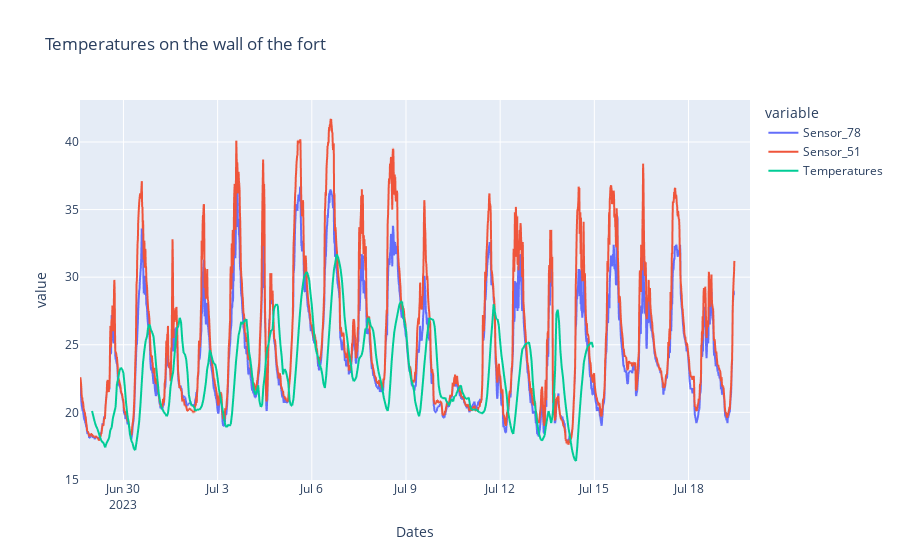

Notebook code cell kept with this figure:
### Code cell
fig1 = px.line(df1, x="Dates", y=df1.columns,
              title='Temperatures on the wall of the fort')
fig1.show()

### Figure 1 — Plotly figure (JSON) as saved in the notebook; plotly's stock layout.template omitted (floating-point values rounded to 4 significant figures; data arrays with more than 128 entries replaced by an {"elided": "..."} marker saying what was removed)
{"data": [{"hovertemplate": "variable=Sensor_78<br>Dates=%{x}<br>value=%{y}<extra></extra>", "legendgroup": "Sensor_78", "line": {"color": "#636efa", "dash": "solid"}, "marker": {"symbol": "circle"}, "mode": "lines", "name": "Sensor_78", "showlegend": true, "type": "scattergl", "x": {"elided": "2506 str values"}, "xaxis": "x", "y": {"elided": "2506 float values"}, "yaxis": "y"}, {"hovertemplate": "variable=Sensor_51<br>Dates=%{x}<br>value=%{y}<extra></extra>", "legendgroup": "Sensor_51", "line": {"color": "#EF553B", "dash": "solid"}, "marker": {"symbol": "circle"}, "mode": "lines", "name": "Sensor_51", "showlegend": true, "type": "scattergl", "x": {"elided": "2506 str values"}, "xaxis": "x", "y": {"elided": "2506 float values"}, "yaxis": "y"}, {"hovertemplate": "variable=Temperatures<br>Dates=%{x}<br>value=%{y}<extra></extra>", "legendgroup": "Temperatures", "line": {"color": "#00cc96", "dash": "solid"}, "marker": {"symbol": "circle"}, "mode": "lines", "name": "Temperatures", "showlegend": true, "type": "scattergl", "x": {"elided": "2506 str values"}, "xaxis": "x", "y": {"elided": "2506 float values"}, "yaxis": "y"}], "layout": {"legend": {"title": {"text": "variable"}, "tracegroupgap": 0}, "title": {"text": "Temperatures on the wall of the fort"}, "xaxis": {"anchor": "y", "domain": [0, 1], "title": {"text": "Dates"}}, "yaxis": {"anchor": "x", "domain": [0, 1], "title": {"text": "value"}}}}
